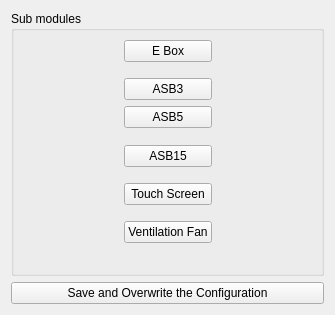
<?xml version="1.0" encoding="UTF-8"?>
<ui version="4.0">
 <class>SystemTracking::CMainControlConfiguration</class>
 <widget class="QWidget" name="SystemTracking::CMainControlConfiguration">
  <property name="geometry">
   <rect>
    <x>0</x>
    <y>0</y>
    <width>335</width>
    <height>315</height>
   </rect>
  </property>
  <property name="windowTitle">
   <string>Form</string>
  </property>
  <layout class="QVBoxLayout" name="verticalLayout">
   <item>
    <widget class="QGroupBox" name="groupBox">
     <property name="title">
      <string>Sub modules</string>
     </property>
     <layout class="QGridLayout" name="gridLayout">
      <item row="1" column="1">
       <spacer name="verticalSpacer">
        <property name="orientation">
         <enum>Qt::Vertical</enum>
        </property>
        <property name="sizeHint" stdset="0">
         <size>
          <width>20</width>
          <height>40</height>
         </size>
        </property>
       </spacer>
      </item>
      <item row="14" column="1">
       <spacer name="verticalSpacer_5">
        <property name="orientation">
         <enum>Qt::Vertical</enum>
        </property>
        <property name="sizeHint" stdset="0">
         <size>
          <width>20</width>
          <height>40</height>
         </size>
        </property>
       </spacer>
      </item>
      <item row="6" column="1">
       <spacer name="verticalSpacer_3">
        <property name="orientation">
         <enum>Qt::Vertical</enum>
        </property>
        <property name="sizeHint" stdset="0">
         <size>
          <width>20</width>
          <height>40</height>
         </size>
        </property>
       </spacer>
      </item>
      <item row="9" column="1">
       <widget class="QPushButton" name="modifyTouchScreen">
        <property name="text">
         <string>Touch Screen</string>
        </property>
       </widget>
      </item>
      <item row="5" column="1">
       <widget class="QPushButton" name="modifyASB5">
        <property name="text">
         <string>ASB5</string>
        </property>
       </widget>
      </item>
      <item row="5" column="2">
       <spacer name="horizontalSpacer_2">
        <property name="orientation">
         <enum>Qt::Horizontal</enum>
        </property>
        <property name="sizeHint" stdset="0">
         <size>
          <width>40</width>
          <height>20</height>
         </size>
        </property>
       </spacer>
      </item>
      <item row="10" column="1">
       <spacer name="verticalSpacer_6">
        <property name="orientation">
         <enum>Qt::Vertical</enum>
        </property>
        <property name="sizeHint" stdset="0">
         <size>
          <width>20</width>
          <height>40</height>
         </size>
        </property>
       </spacer>
      </item>
      <item row="8" column="1">
       <spacer name="verticalSpacer_4">
        <property name="orientation">
         <enum>Qt::Vertical</enum>
        </property>
        <property name="sizeHint" stdset="0">
         <size>
          <width>20</width>
          <height>40</height>
         </size>
        </property>
       </spacer>
      </item>
      <item row="5" column="0">
       <spacer name="horizontalSpacer">
        <property name="orientation">
         <enum>Qt::Horizontal</enum>
        </property>
        <property name="sizeHint" stdset="0">
         <size>
          <width>40</width>
          <height>20</height>
         </size>
        </property>
       </spacer>
      </item>
      <item row="7" column="1">
       <widget class="QPushButton" name="modifyASB15">
        <property name="text">
         <string>ASB15</string>
        </property>
       </widget>
      </item>
      <item row="0" column="1">
       <widget class="QPushButton" name="modifyEBox">
        <property name="text">
         <string>E Box</string>
        </property>
       </widget>
      </item>
      <item row="11" column="1">
       <widget class="QPushButton" name="modifyVentFan">
        <property name="text">
         <string>Ventilation Fan</string>
        </property>
       </widget>
      </item>
      <item row="12" column="1">
       <spacer name="verticalSpacer_2">
        <property name="orientation">
         <enum>Qt::Vertical</enum>
        </property>
        <property name="sizeHint" stdset="0">
         <size>
          <width>20</width>
          <height>40</height>
         </size>
        </property>
       </spacer>
      </item>
      <item row="4" column="1">
       <widget class="QPushButton" name="modifyASB3">
        <property name="text">
         <string>ASB3</string>
        </property>
       </widget>
      </item>
     </layout>
    </widget>
   </item>
   <item>
    <widget class="QPushButton" name="finalizeConfigBtn">
     <property name="text">
      <string>Save and Overwrite the Configuration</string>
     </property>
    </widget>
   </item>
  </layout>
 </widget>
 <resources/>
 <connections/>
</ui>
